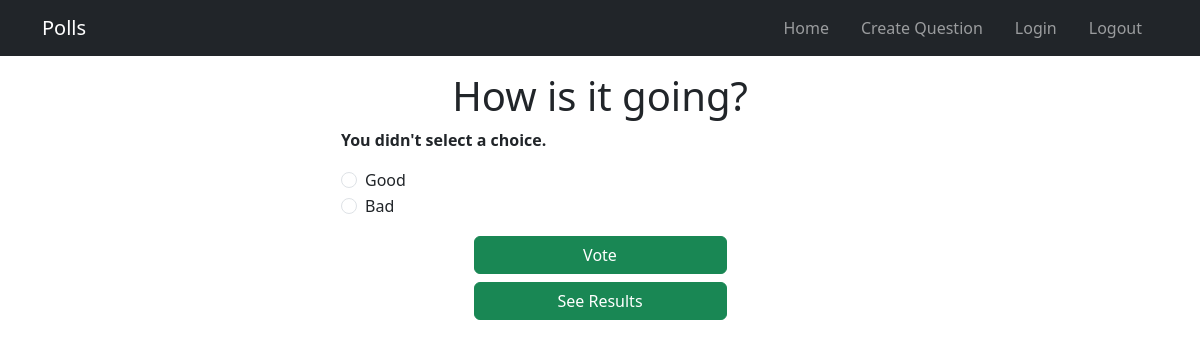
Screenshot of /2/vote/ (signed in) with the database file from the repository.
### main/models.py (models this page shows, shortened)
class Question(models.Model):
    question_text = models.CharField(max_length=200)
    pub_date = models.DateTimeField("date published")

class Choice(models.Model):
    question = models.ForeignKey(Question, on_delete=models.CASCADE)
    choice_text = models.CharField(max_length=200)
    votes = models.IntegerField(default=0)

### main/views.py (the view)
# urls.py: path("<int:question_id>/vote/", views.vote, name="vote"),
def vote(request, question_id):
    question = get_object_or_404(Question, pk=question_id)
    try:
        selected_choice = question.choice_set.get(pk=request.POST["choice"])
    except (KeyError, Choice.DoesNotExist):
        return render(
            request,
            "main/detail.html",
            {
                "question": question,
                "error_message": "You didn't select a choice.",
            },
        )
    else:
        selected_choice.votes += 1
        selected_choice.save()
        return HttpResponseRedirect(reverse("main:results", args=(question.id,)))

### main/templates/main/detail.html (shortened to what this page needs)
{% extends "main/base.html" %}
{% block content %}
    <form action="{% url 'main:vote' question.id %}" method="post">
        <div class="container">
            <fieldset>
                <h1 class="text-center">{{ question.question_text }}</h1>
                <div class="container d-grid col-12 col-md-10 col-lg-6">
                    {% if error_message %}<p><strong>{{ error_message }}</strong></p>{% endif %}
                    {% for choice in question.choice_set.all %}
                    <div class="form-check">
                        <input type="radio" name="choice" id="choice{{ forloop.counter }}" value="{{ choice.id }}" class="form-check-input">
                        <label for="choice{{ forloop.counter }}" class="form-check-label">{{ choice.choice_text }}</label>
                    </div>
                    {% endfor %}
                </div>
            </fieldset>
        </div>
        <div class="container d-grid gap-2 col-3 my-3">
            <input type="submit" value="Vote" class="btn btn-success">
            <a class="btn btn-success" href="{% url 'main:results' question.id %}">See Results</a>
        </div>
    </form>
{% endblock content %}

### rows the page displays
Question: question_text "How is it going?"
Choice: choice_text "Good"
Choice: choice_text "Bad"

### other values shown
{{ error_message }} "You didn't select a choice."
